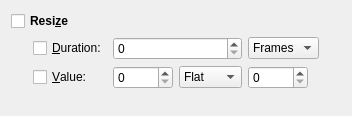
     <widget class="QWidget" name="Resize">
      <attribute name="title">
       <string>Resi&amp;ze</string>
      </attribute>
      <layout class="QGridLayout">
       <item row="0" column="0" colspan="7">
        <widget class="QCheckBox" name="ResizeCheckBox">
         <property name="font">
          <font>
           <weight>75</weight>
           <bold>true</bold>
          </font>
         </property>
         <property name="toolTip">
          <string>Resize selected events</string>
         </property>
         <property name="text">
          <string>Resi&amp;ze</string>
         </property>
        </widget>
       </item>
       <item row="1" column="0">
        <spacer>
         <property name="orientation">
          <enum>Qt::Horizontal</enum>
         </property>
         <property name="sizeType">
          <enum>QSizePolicy::Fixed</enum>
         </property>
         <property name="sizeHint" stdset="0">
          <size>
           <width>16</width>
           <height>20</height>
          </size>
         </property>
        </spacer>
       </item>
       <item row="1" column="1">
        <widget class="QCheckBox" name="ResizeDurationCheckBox">
         <property name="text">
          <string>&amp;Duration:</string>
         </property>
        </widget>
       </item>
       <item row="1" column="2" colspan="2">
        <widget class="qtractorTimeSpinBox" name="ResizeDurationSpinBox">
         <property name="minimumSize">
          <size>
           <width>120</width>
           <height>0</height>
          </size>
         </property>
         <property name="toolTip">
          <string>Resize duration</string>
         </property>
        </widget>
       </item>
       <item row="1" column="4" colspan="2">
        <widget class="QComboBox" name="ResizeFormatComboBox">
         <property name="toolTip">
          <string>Resize duration format</string>
         </property>
         <item>
          <property name="text">
           <string>Frames</string>
          </property>
         </item>
         <item>
          <property name="text">
           <string>Time</string>
          </property>
         </item>
         <item>
          <property name="text">
           <string>BBT</string>
          </property>
         </item>
        </widget>
       </item>
       <item row="1" column="6">
        <spacer>
         <property name="orientation">
          <enum>Qt::Horizontal</enum>
         </property>
         <property name="sizeHint" stdset="0">
          <size>
           <width>16</width>
           <height>20</height>
          </size>
         </property>
        </spacer>
       </item>
       <item row="2" column="1">
        <widget class="QCheckBox" name="ResizeValueCheckBox">
         <property name="text">
          <string>&amp;Value:</string>
         </property>
        </widget>
       </item>
       <item row="2" column="2">
        <widget class="QSpinBox" name="ResizeValueSpinBox">
         <property name="minimumSize">
          <size>
           <width>60</width>
           <height>0</height>
          </size>
         </property>
         <property name="toolTip">
          <string>Resize value</string>
         </property>
         <property name="maximum">
          <number>127</number>
         </property>
        </widget>
       </item>
       <item row="2" column="3">
        <widget class="QComboBox" name="ResizeValue2ComboBox">
         <property name="toolTip">
          <string>Resize value mode</string>
         </property>
         <item>
          <property name="text">
           <string>Flat</string>
          </property>
         </item>
         <item>
          <property name="text">
           <string>Ramp</string>
          </property>
         </item>
        </widget>
       </item>
       <item row="2" column="4">
        <widget class="QSpinBox" name="ResizeValue2SpinBox">
         <property name="minimumSize">
          <size>
           <width>60</width>
           <height>0</height>
          </size>
         </property>
         <property name="toolTip">
          <string>Resize final value</string>
         </property>
         <property name="maximum">
          <number>127</number>
         </property>
        </widget>
       </item>
       <item row="2" column="5" colspan="2">
        <spacer>
         <property name="orientation">
          <enum>Qt::Horizontal</enum>
         </property>
         <property name="sizeHint" stdset="0">
          <size>
           <width>16</width>
           <height>20</height>
          </size>
         </property>
        </spacer>
       </item>
       <item row="3" column="1" colspan="5">
        <spacer>
         <property name="orientation">
          <enum>Qt::Vertical</enum>
         </property>
         <property name="sizeHint" stdset="0">
          <size>
           <width>20</width>
           <height>16</height>
          </size>
         </property>
        </spacer>
       </item>
      </layout>
     </widget>
